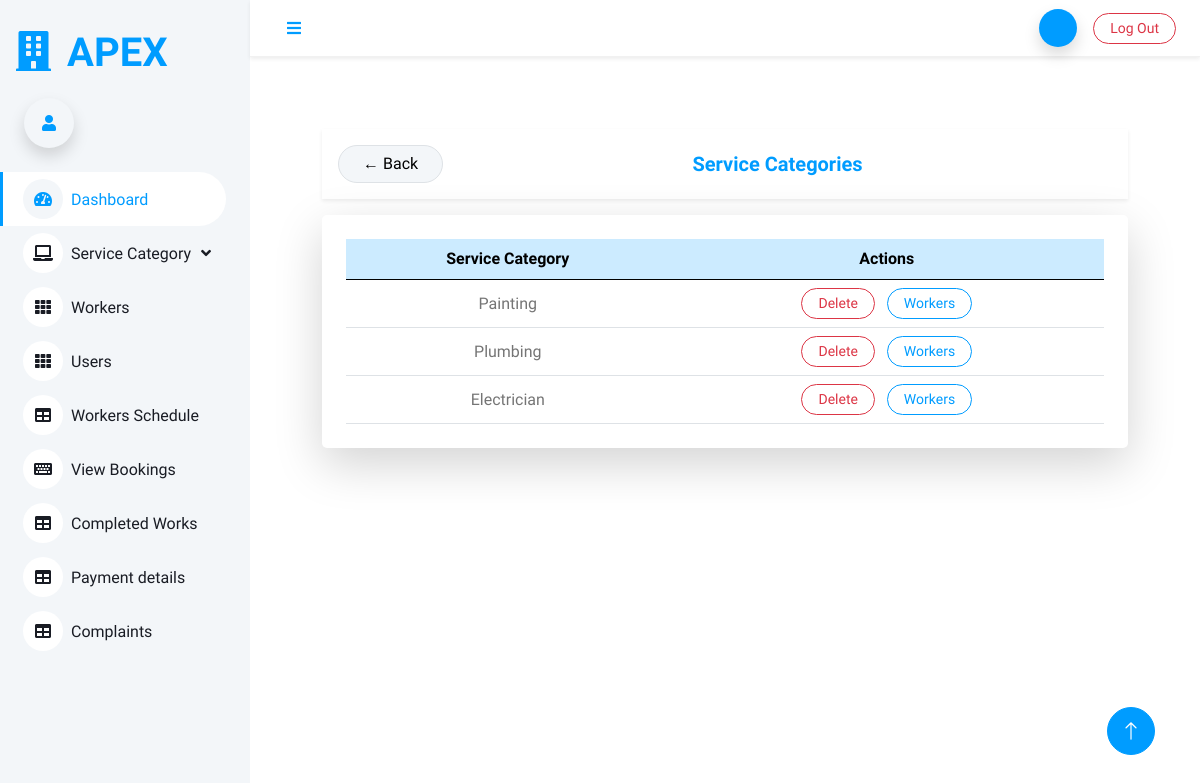
Page /category_view on the committed database.
### Homeserviceapp/models.py (models this page shows, shortened)
class Category(models.Model):
    category = models.CharField(max_length=300)

### Homeserviceapp/views.py (the view)
# urls.py: path('category_view', views.category_view, name='category_view'),
def category_view(request):
    data = Category.objects.all()
    return render(request, 'admin/category_view.html', {'data': data})

### templates/admin/category_view.html (shortened to what this page needs)
{% extends 'admin/admin_dashboard.html' %}
{% block content %}
<div class="container py-4">
    <div class="d-flex justify-content-between align-items-center mb-3 p-3 bg-white shadow-sm rounded-4">
        <a href="{% url 'admin_dashboard' %}" class="btn btn-light border rounded-pill px-4">
            ← Back
        </a>
        <h5 class="mb-0 fw-bold text-primary">Service Categories</h5>
    </div>
    <div class="card border-0 shadow-lg rounded-4">
        <div class="card-body p-4">
            <div class="table-responsive">
                <table class="table table-hover align-middle text-center mb-0">
                    <thead class="table-primary">
                        <tr>
                            <th>Service Category</th>
                            <th>Actions</th>
                        </tr>
                    </thead>
                    <tbody>
                        {% for i in data %}
                        <tr>
                            <td class="fw-semibold">
                                {{ i.category }}
                            </td>
                            <td>
                                <a href="{% url 'category_delete' i.id %}"
                                   class="btn btn-sm btn-outline-danger rounded-pill px-3 me-2">
                                    Delete
                                </a>
                                <a href="{% url 'admin_service_filter' i.id %}"
                                   class="btn btn-sm btn-outline-primary rounded-pill px-3">
                                    Workers
                                </a>
                            </td>
                        </tr>
                        {% empty %}
                        <tr>
                            <td colspan="2" class="text-muted py-4">
                                No categories available
                            </td>
                        </tr>
                        {% endfor %}
                    </tbody>
                </table>
            </div>
        </div>
    </div>
</div>
{% endblock %}

### static/dashboard/css/style.css (style rules this page uses)
:root { --primary: #009CFF; --light: #F3F6F9; --dark: #191C24; }
.btn { transition: .5s; }

### rows in the picture
Category: category "Painting"
Category: category "Plumbing"
Category: category "Electrician"
